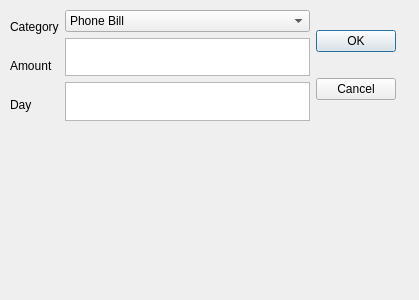
<?xml version="1.0" encoding="UTF-8"?>
<ui version="4.0">
 <class>addExpenseM</class>
 <widget class="QDialog" name="addExpenseM">
  <property name="geometry">
   <rect>
    <x>0</x>
    <y>0</y>
    <width>419</width>
    <height>300</height>
   </rect>
  </property>
  <property name="windowTitle">
   <string>Dialog</string>
  </property>
  <widget class="QWidget" name="layoutWidget">
   <property name="geometry">
    <rect>
     <x>10</x>
     <y>10</y>
     <width>386</width>
     <height>111</height>
    </rect>
   </property>
   <layout class="QHBoxLayout" name="horizontalLayout_2">
    <item>
     <layout class="QHBoxLayout" name="horizontalLayout">
      <item>
       <layout class="QVBoxLayout" name="verticalLayout_3">
        <item>
         <widget class="QLabel" name="label">
          <property name="text">
           <string>Category</string>
          </property>
         </widget>
        </item>
        <item>
         <widget class="QLabel" name="label_2">
          <property name="text">
           <string>Amount</string>
          </property>
         </widget>
        </item>
        <item>
         <widget class="QLabel" name="label_3">
          <property name="text">
           <string>Day</string>
          </property>
         </widget>
        </item>
       </layout>
      </item>
      <item>
       <layout class="QVBoxLayout" name="verticalLayout_2">
        <item>
         <widget class="QComboBox" name="comboBox">
          <item>
           <property name="text">
            <string>Phone Bill</string>
           </property>
          </item>
          <item>
           <property name="text">
            <string>Utility Bill</string>
           </property>
          </item>
          <item>
           <property name="text">
            <string>Rent/Lease/Morgage</string>
           </property>
          </item>
          <item>
           <property name="text">
            <string>Car Lease/Loan</string>
           </property>
          </item>
          <item>
           <property name="text">
            <string>Credit Expenses</string>
           </property>
          </item>
          <item>
           <property name="text">
            <string>Savings</string>
           </property>
          </item>
         </widget>
        </item>
        <item>
         <widget class="QTextEdit" name="textEdit"/>
        </item>
        <item>
         <widget class="QTextEdit" name="textEdit_2"/>
        </item>
       </layout>
      </item>
     </layout>
    </item>
    <item>
     <layout class="QVBoxLayout" name="verticalLayout">
      <item>
       <widget class="QPushButton" name="pushButton">
        <property name="text">
         <string>OK</string>
        </property>
       </widget>
      </item>
      <item>
       <widget class="QPushButton" name="pushButton_2">
        <property name="text">
         <string>Cancel</string>
        </property>
       </widget>
      </item>
     </layout>
    </item>
   </layout>
  </widget>
 </widget>
 <resources/>
 <connections/>
</ui>
